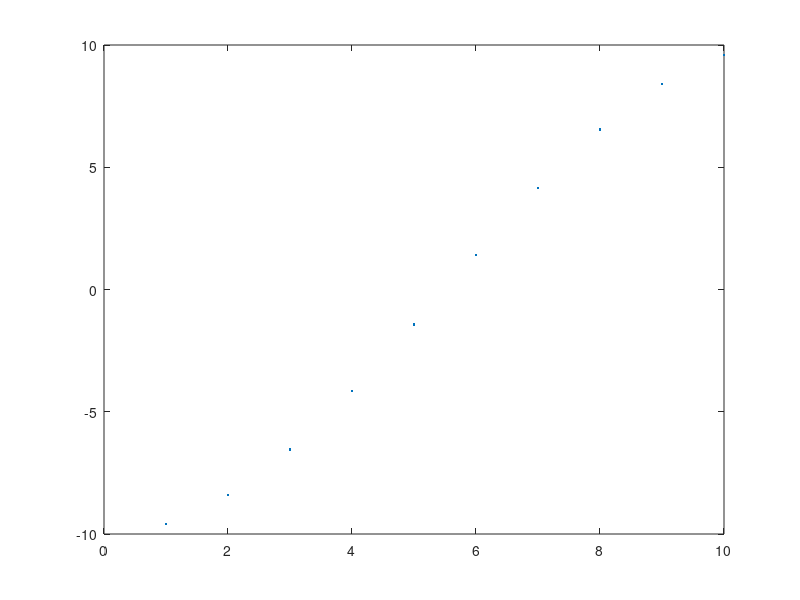

Source code (MATLAB): (Note: this script raises an error after producing the figure.)
clearvars, clc

% Parameters
n = input("Enter matrix size: ");
v = input("Enter a value for v: ");
w = input("Enter a value for w: ");

% Matrix elements
% main diag %
M1=[0 v
    v 0];
% upper diag %
M2=[0 0
    w 0];
% lower diag %
M3=[0 w
    0 0];

finalMatrix=kron(eye(n),M1)+kron(diag(ones(n-1,1),1),M2)+kron(diag(ones(n-1,1),-1),M3);

%%% run the code below and see what matrix it can output %%%
%%% then try to understand how my code can build the same matrix like yours %%%

n=n; %%%put a number you like, better a small number so you can see how it works %%%
eye(n);
diag(ones(n-1,1),-1);
diag(ones(n-1,1),1);

eigenvalues = eig(finalMatrix);

figure(1);
plot(eigenvalues, '.')


% Sort Eigenvalues and apply indices to eigenvectors
[EV,EW] = eig(finalMatrix);
[B1, sb] = sort(real(diag(EW)));
sortedEV = EV( : , sb);

%Calculate the wave function
wavefunction = conj(sortedEV).*sortedEV;


% Find zero energies
tol = 1.e-6; % Should not check floating point numbers for exact equality, so define a tolerance
zero_energy_indices = find(abs(B1) < tol);
zero_energies = sortedEV(zero_energy_indices);
corresponding_wavefunctions = wavefunction(:, zero_energy_indices)


% Get summation of matrices
col1_corresponding_wavefunctions = corresponding_wavefunctions(:, 1)
col2_corresponding_wavefunctions = corresponding_wavefunctions(:, 2)

wavefunction_size = size(corresponding_wavefunctions(), 1);
wavefunction_half_size = wavefunction_size / 2;

sum_wavefunction1 = zeros(wavefunction_half_size, 1);
sum_wavefunction2 = zeros(wavefunction_half_size, 1);

j = 1;

for i = 1:2:wavefunction_size-1
     sum_wavefunction1(j) = col1_corresponding_wavefunctions(i) + col1_corresponding_wavefunctions(i+1);
     sum_wavefunction2(j) = col2_corresponding_wavefunctions(i) + col2_corresponding_wavefunctions(i+1);
     j = j + 1;
end

sum_wavefunction1
sum_wavefunction2


figure(2);
plot(sum_wavefunction1)
figure(3);
plot(sum_wavefunction2)
